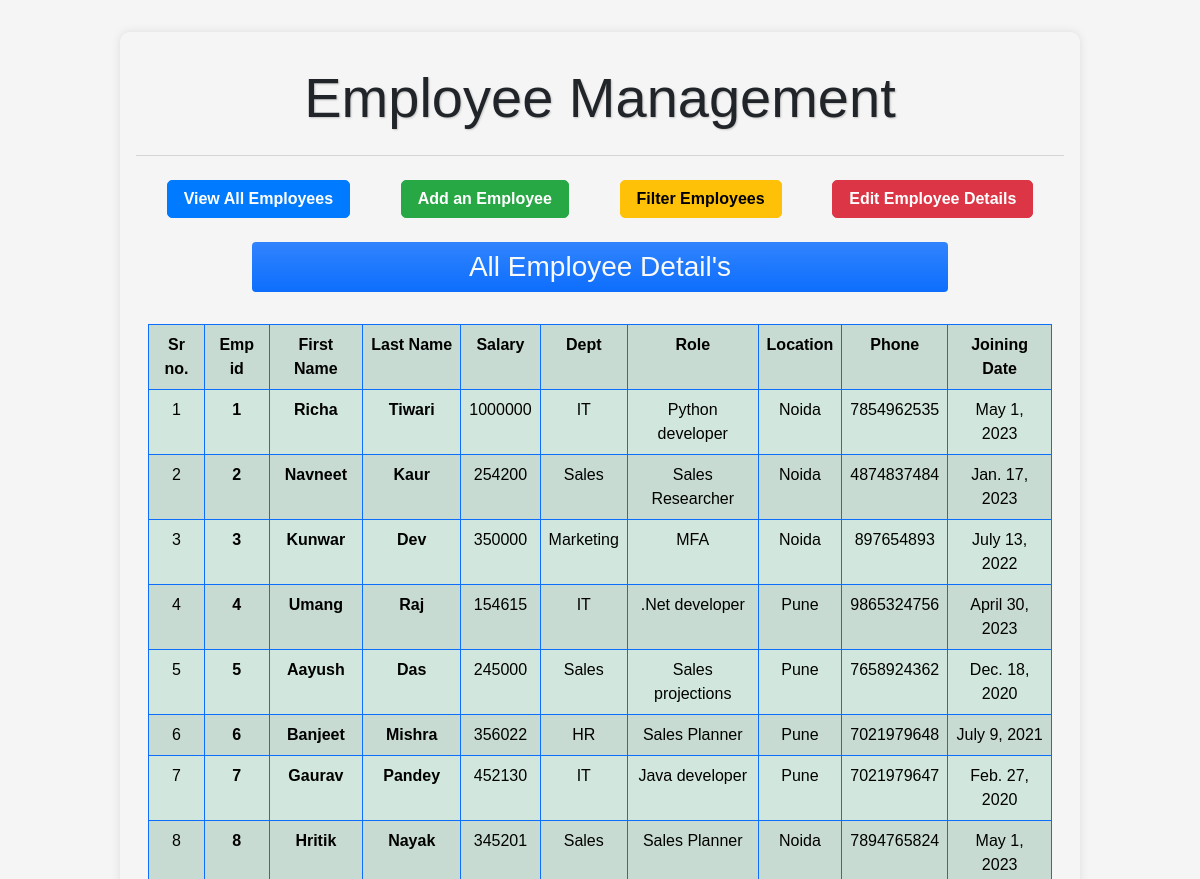
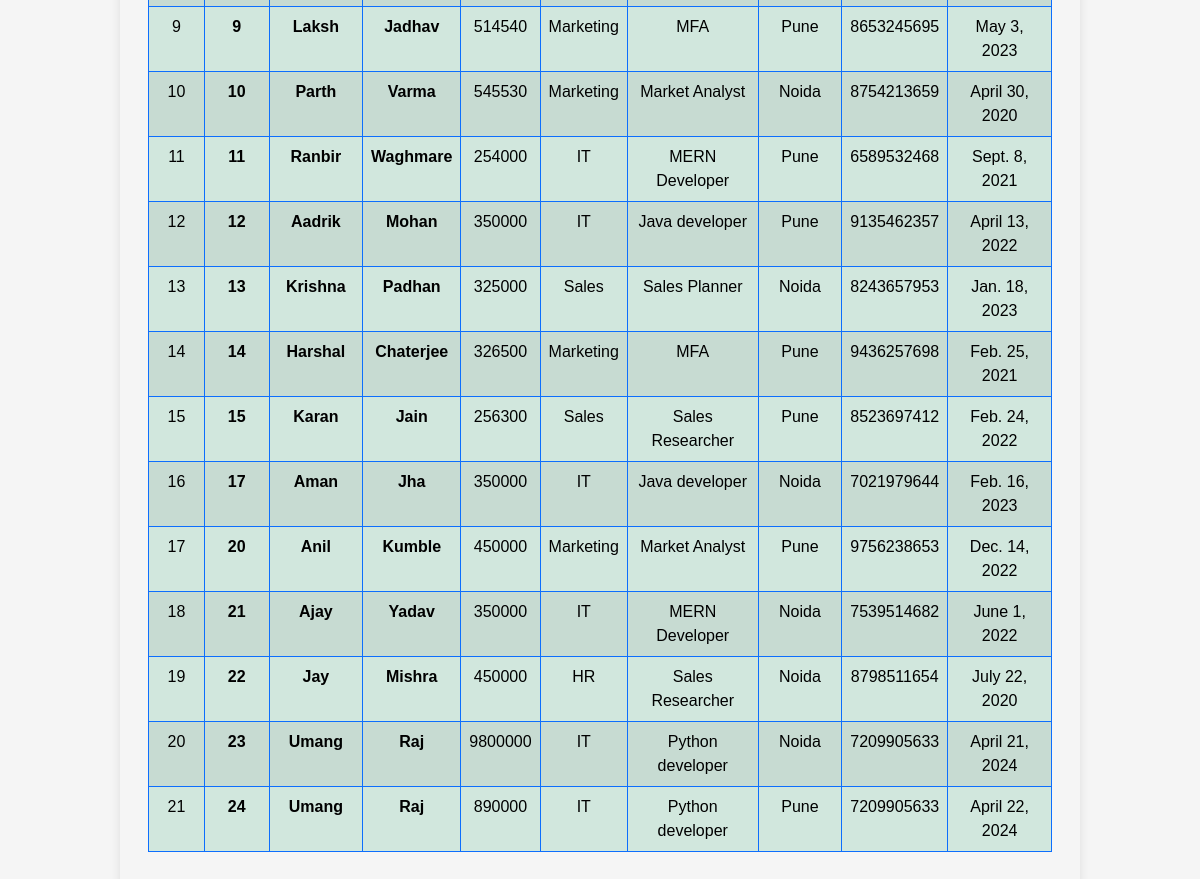
Page /allEmp/ on the committed database (2 pictures, top to bottom).
### empApp/models.py (models this page shows, shortened)
class Employee(models.Model):
    firstName = models.CharField(max_length=100)
    lastName = models.CharField(max_length=100)
    phone = models.IntegerField()
    salary = models.IntegerField(default=0)
    bonus = models.IntegerField(default=0)
    hireDate = models.DateField()
    dept = models.ForeignKey(Department, on_delete=models.CASCADE)
    role = models.ForeignKey(Role, on_delete=models.CASCADE)

class Department(models.Model):
    name = models.CharField(max_length=50, null=False)
    location = models.CharField(max_length=100)

class Role(models.Model):
    name = models.CharField(max_length=100, null=False)

### empApp/views.py (the view)
# urls.py: path('allEmp/', views.allEmp, name='allemps'),
def allEmp(request):
    data = Employee.objects.all()
    context = {'data': data, 'tot': len(data)}
    return render(request, 'allEmp.html', context)

### empApp/templates/allEmp.html (shortened to what this page needs)
{% extends 'base.html' %}
{% load static %}
{% block main %}
<div class="d-flex justify-content-center">
    <h3 class="my-3 p-2 bg-primary bg-gradient text-light w-75 text-center rounded-1">All Employee Detail's</h3 style="--bs-bg-opacity: .5;">
</div>
<div class="container-md py-3 ">
    <table class="table table-striped text-center table-success table-bordered border-primary">
        <tr class="">
            <th>Sr no.</th>
            <th>Emp id</th>
            <th>First Name</th>
            <th>Last Name</th>
            <th>Salary</th>
            <th>Dept</th>
            <th>Role</th>
            <th>Location</th>
            <th>Phone</th>
            <th>Joining Date</th>
        </tr>
        {% for dt in data %}
            <tr class="">
                <td>{{ forloop.counter }}</td>
                <td class="fw-bold">{{ dt.id }}</td>
                <td class="fw-bold">{{ dt.firstName|capfirst  }}</td>
                <td class="fw-bold">{{ dt.lastName|capfirst  }}</td>
                <td>{{ dt.salary }}</td>
                <td>{{ dt.dept.name }}</td>
                <td>{{ dt.role.name }}</td>
                <td>{{ dt.dept.location }}</td>
                <td>{{ dt.phone }}</td>
                <td>{{ dt.hireDate }}</td>
            </tr>
        {% endfor %}
    </table>
</div>
{% endblock main %}

### empApp/templates/base.html (shortened to what this page needs)
<!DOCTYPE html>
<html lang="en">
<head>
  <link rel="stylesheet" href="https://cdn.jsdelivr.net/npm/bootstrap@5.3.0-alpha3/dist/css/bootstrap.min.css">
</head>
<body>
  <div class="container">
    <h1 class="text-center p-2 my-2 display-4">
      <a href="{% url 'index' %}" class="text-dark">Employee Management</a>
    </h1>
    <hr class="text-secondary" />
    <div class="row justify-content-evenly">
      <div class="col-auto p-2">
        <a href="{% url 'allemps' %}">
          <button class="btn btn-primary fw-bold px-3">View All Employees</button>
        </a>
      </div>
      <div class="col-auto p-2">
        <a href="{% url 'addEmp' %}">
          <button class="btn btn-success fw-bold px-3">Add an Employee</button>
        </a>
      </div>
      <div class="col-auto p-2">
        <a href="{% url 'find' %}">
          <button class="btn btn-warning fw-bold px-3">Filter Employees</button>
        </a>
      </div>
      <div class="col-auto p-2">
        <a href="{% url 'rm' %}">
          <button class="btn btn-danger fw-bold px-3">Edit Employee Details</button>
        </a>
      </div>
    </div>
    {% block main %}
    {% endblock main %}
  </div>

### empApp/templates/base.html (style rules this page uses)
body { font-family: sans-serif; background-color: #f5f5f5; }
.container { max-width: 960px; margin: 2rem auto; padding: 1rem; border-radius: 10px; box-shadow: 0 0 10px rgba(0, 0, 0, 0.1); }
.display-4 { color: #333; text-shadow: 1px 1px 2px rgba(0, 0, 0, 0.2); }
.btn { border-radius: 5px; }
.btn-primary { background-color: #007bff; border-color: #007bff; }
.btn-success { background-color: #28a745; border-color: #28a745; }
.btn-warning { background-color: #ffc107; border-color: #ffc107; }
.btn-danger { background-color: #dc3545; border-color: #dc3545; }
a { text-decoration: none; color: inherit; }

### rows in the picture
Employee: id "1", firstName "Richa", lastName "Tiwari", salary "1000000", dept.name "IT", role.name "Python developer", dept.location "Noida", phone "7854962535", hireDate "May 1, 2023"
Employee: id "2", firstName "Navneet", lastName "Kaur", salary "254200", dept.name "Sales", role.name "Sales Researcher", dept.location "Noida", phone "4874837484", hireDate "Jan. 17, 2023"
Employee: id "3", firstName "Kunwar", lastName "Dev", salary "350000", dept.name "Marketing", role.name "MFA", dept.location "Noida", phone "897654893", hireDate "July 13, 2022"
Employee: id "4", firstName "Umang", lastName "Raj", salary "154615", dept.name "IT", role.name ".Net developer", dept.location "Pune", phone "9865324756", hireDate "April 30, 2023"
Employee: id "5", firstName "Aayush", lastName "Das", salary "245000", dept.name "Sales", role.name "Sales projections", dept.location "Pune", phone "7658924362", hireDate "Dec. 18, 2020"
Employee: id "6", firstName "Banjeet", lastName "Mishra", salary "356022", dept.name "HR", role.name "Sales Planner", dept.location "Pune", phone "7021979648", hireDate "July 9, 2021"
Employee: id "7", firstName "Gaurav", lastName "Pandey", salary "452130", dept.name "IT", role.name "Java developer", dept.location "Pune", phone "7021979647", hireDate "Feb. 27, 2020"
Employee: id "8", firstName "Hritik", lastName "Nayak", salary "345201", dept.name "Sales", role.name "Sales Planner", dept.location "Noida", phone "7894765824", hireDate "May 1, 2023"
Employee: id "9", firstName "Laksh", lastName "Jadhav", salary "514540", dept.name "Marketing", role.name "MFA", dept.location "Pune", phone "8653245695", hireDate "May 3, 2023"
Employee: id "10", firstName "Parth", lastName "Varma", salary "545530", dept.name "Marketing", role.name "Market Analyst", dept.location "Noida", phone "8754213659", hireDate "April 30, 2020"
Employee: id "11", firstName "Ranbir", lastName "Waghmare", salary "254000", dept.name "IT", role.name "MERN Developer", dept.location "Pune", phone "6589532468", hireDate "Sept. 8, 2021"
Employee: id "12", firstName "Aadrik", lastName "Mohan", salary "350000", dept.name "IT", role.name "Java developer", dept.location "Pune", phone "9135462357", hireDate "April 13, 2022"
Employee: id "13", firstName "Krishna", lastName "Padhan", salary "325000", dept.name "Sales", role.name "Sales Planner", dept.location "Noida", phone "8243657953", hireDate "Jan. 18, 2023"
Employee: id "14", firstName "Harshal", lastName "Chaterjee", salary "326500", dept.name "Marketing", role.name "MFA", dept.location "Pune", phone "9436257698", hireDate "Feb. 25, 2021"
Employee: id "15", firstName "Karan", lastName "Jain", salary "256300", dept.name "Sales", role.name "Sales Researcher", dept.location "Pune", phone "8523697412", hireDate "Feb. 24, 2022"
Employee: id "17", firstName "Aman", lastName "Jha", salary "350000", dept.name "IT", role.name "Java developer", dept.location "Noida", phone "7021979644", hireDate "Feb. 16, 2023"
Employee: id "20", firstName "Anil", lastName "Kumble", salary "450000", dept.name "Marketing", role.name "Market Analyst", dept.location "Pune", phone "9756238653", hireDate "Dec. 14, 2022"
Employee: id "21", firstName "Ajay", lastName "Yadav", salary "350000", dept.name "IT", role.name "MERN Developer", dept.location "Noida", phone "7539514682", hireDate "June 1, 2022"
Employee: id "22", firstName "Jay", lastName "Mishra", salary "450000", dept.name "HR", role.name "Sales Researcher", dept.location "Noida", phone "8798511654", hireDate "July 22, 2020"
Employee: id "23", firstName "Umang", lastName "Raj", salary "9800000", dept.name "IT", role.name "Python developer", dept.location "Noida", phone "7209905633", hireDate "April 21, 2024"
Employee: id "24", firstName "Umang", lastName "Raj", salary "890000", dept.name "IT", role.name "Python developer", dept.location "Pune", phone "7209905633", hireDate "April 22, 2024"
